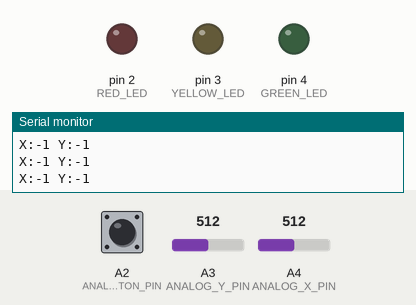
Bench run of a sketch on a simulated Arduino Uno, built with avr-gcc and run on an emulated ATmega328P. On the bench: output pins drawn as LEDs (lit = HIGH), the last lines printed to the serial monitor. Dashed ring = blinking. The inputs (shaded band) are chosen by the test bench; at power-on: A2 (ANALOG_BUTTON_PIN) HIGH, A3 (ANALOG_Y_PIN) = 512, A4 (ANALOG_X_PIN) = 512.

Above: at 1.2 s.
1.3 s: A2 (ANALOG_BUTTON_PIN) pulled LOW for 1 s
At 1.45 s:
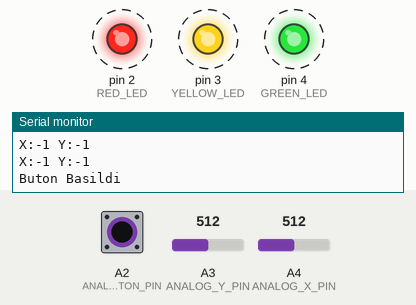
3.8 s: A3 (ANALOG_Y_PIN) set to 77
5.3 s: A3 (ANALOG_Y_PIN) set to 67
At 6.1 s:
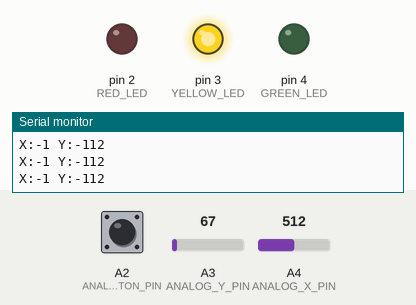
6.8 s: A4 (ANALOG_X_PIN) set to 78
8.3 s: A4 (ANALOG_X_PIN) set to 65
At 9.1 s:
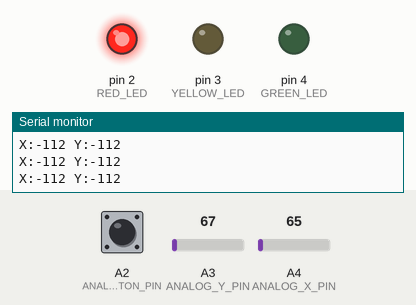
9.8 s: A4 (ANALOG_X_PIN) set to 1023
At 10.7 s:
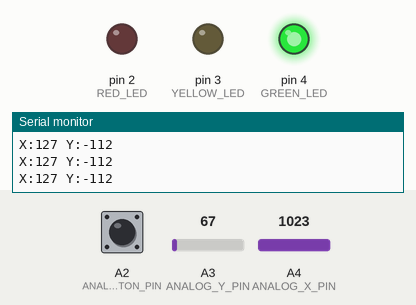
Timing chart, 0 to 12.3 s (numbered marks = the images above; inputs shaded):
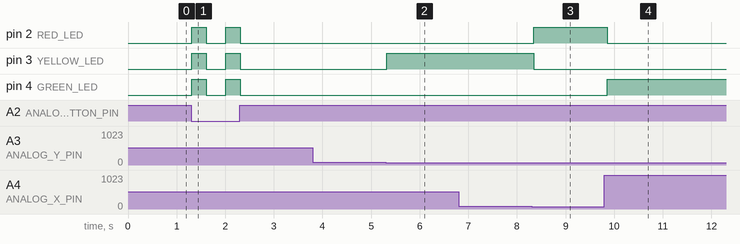

Measured:
- the behaviour switches between 73 and 72 on A3 (ANALOG_Y_PIN) (found by bisection; images 1 and 2)
- the behaviour switches between 73 and 72 on A4 (ANALOG_X_PIN) (found by bisection; images 2 and 3)
- after the input at 1.3 s, pin 2 (RED_LED), pin 3 (YELLOW_LED), pin 4 (GREEN_LED): alternates HIGH for 0.30 s and LOW for 0.40 s, 4 changes in all, then stays LOW, starting at once
- after the input at 5.3 s, pin 3 (YELLOW_LED): LOW → HIGH at once
- after the input at 8.3 s, pin 2 (RED_LED): LOW → HIGH after 0.05 s; pin 3 (YELLOW_LED): HIGH → LOW after 0.05 s
- after the input at 9.8 s, pin 2 (RED_LED): HIGH → LOW after 0.06 s; pin 4 (GREEN_LED): LOW → HIGH after 0.06 s

The sketch:

joyistik.led.ino
```cpp
#define ANALOG_X_PIN A4
#define ANALOG_Y_PIN A3
#define ANALOG_BUTTON_PIN A2
#define RED_LED 2
#define YELLOW_LED 3
#define GREEN_LED 4

#define ANALOG_X_CORRECTION 128
#define ANALOG_Y_CORRECTION 128

struct button {
  byte pressed = 0;
};

struct analog_data {
  short x, y;
  button btn;
};

void setup() {
  pinMode(ANALOG_BUTTON_PIN, INPUT_PULLUP);
  pinMode(RED_LED, OUTPUT);
  pinMode(YELLOW_LED, OUTPUT);
  pinMode(GREEN_LED, OUTPUT);
  Serial.begin(115200);
}

void loop() {
  analog_data joy;

  joy.x = readAnalogAxisLevel(ANALOG_X_PIN) - ANALOG_X_CORRECTION;
  joy.y = readAnalogAxisLevel(ANALOG_Y_PIN) - ANALOG_Y_CORRECTION;
  joy.btn.pressed = isAnalogButtonPressed(ANALOG_BUTTON_PIN);

  Serial.print("X:"); Serial.print(joy.x);
  Serial.print(" Y:"); Serial.println(joy.y);

  if (joy.btn.pressed) {
    Serial.println("Buton Basildi");
    digitalWrite(RED_LED, HIGH);
    digitalWrite(YELLOW_LED, HIGH);
    digitalWrite(GREEN_LED, HIGH);
    delay(300);
    digitalWrite(RED_LED, LOW);
    digitalWrite(YELLOW_LED, LOW);
    digitalWrite(GREEN_LED, LOW);
    delay(300);
  } else {
    // Mantıksal karşılaştırmalar (&& kullanılarak) düzeltildi
    if (joy.x > 110) {
      digitalWrite(RED_LED, LOW);
      digitalWrite(YELLOW_LED, LOW);
      digitalWrite(GREEN_LED, HIGH);
    }
    else if (joy.x < -110) {
      digitalWrite(RED_LED, HIGH);
      digitalWrite(YELLOW_LED, LOW);
      digitalWrite(GREEN_LED, LOW);
    }
    else if (joy.y < -110) {
      digitalWrite(RED_LED, LOW);
      digitalWrite(YELLOW_LED, HIGH);
      digitalWrite(GREEN_LED, LOW);
    }
    else if (joy.y > 110) {
      digitalWrite(RED_LED, HIGH);
      digitalWrite(YELLOW_LED, HIGH);
      digitalWrite(GREEN_LED, HIGH);
    }
    else {
      digitalWrite(RED_LED, LOW);
      digitalWrite(GREEN_LED, LOW);
      digitalWrite(YELLOW_LED, LOW);
    }
  }

  delay(100);
} // loop fonksiyonunun gerçek bitişi burası

// Yardımcı fonksiyonlar loop dışında olmalı
byte readAnalogAxisLevel(int pin) {
  return map(analogRead(pin), 0, 1023, 0, 255);
}

bool isAnalogButtonPressed(int pin) {
  return digitalRead(pin) == LOW;
}
```
